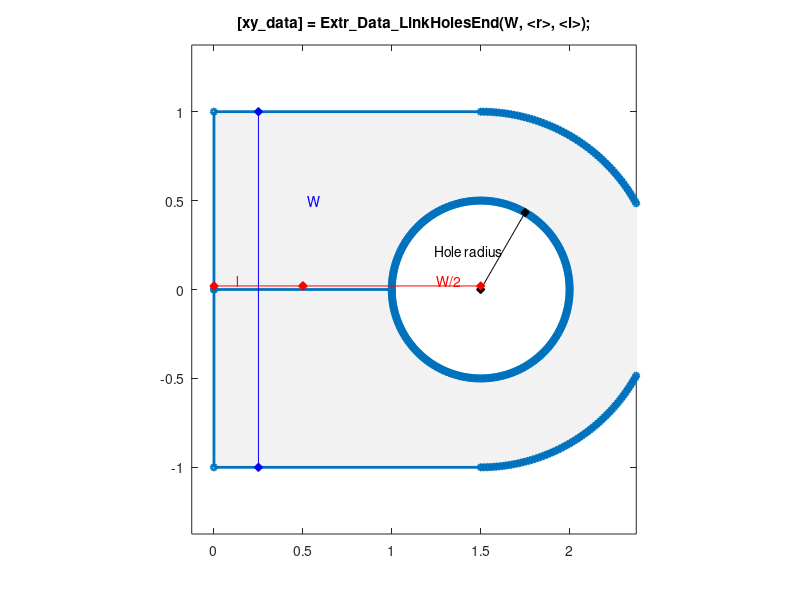

The MATLAB source for this figure:
function [xy_data] = Extr_Data_LinkEndHole(W, varargin)
%Extr_Data_LinkEndHole Produce extrusion data for a link end with a hole
%   [xy_data] = Extr_Data_LinkEndHole(W, r, <l>)
%   This function returns x-y data for a rounded link end with a hole.  The
%   link end length can be extended with parameter l.
%   You can specify:
%       Width       W
%       Hole radius r
%       Length      l
%
%   To see a plot showing parameter values, enter the name
%   of the function with no arguments
%   >> Extr_Data_LinkEndHole
%
%   To see a plot created with your parameter values,
%   add 'plot' as the final argument
%   >> Extr_Data_LinkEndHole(2,0.5,0.5, 'plot')
%
% Copyright 2014-2024 The MathWorks, Inc.

% Default data to show diagram
if (nargin == 0)
    W = 2;
    r = 0.5;
    l = 0.5;
end

% Check if plot should be produced
if (isempty(varargin))
    showplot = 'n';
end
if nargin==1
    l=0;
    r=0;
end
if nargin==2
    if ischar(varargin{1})   % PLOT REQUESTED
        r = 0;
        l = 0;
        showplot = varargin{1};
    else
        r = varargin{1};    % r SPECIFIED
        l = 0;
        showplot = 'n';
    end
end
if nargin==3
    if ischar(varargin{2})   % PLOT REQUESTED
        r = varargin{1};    % r SPECIFIED
        l = 0;
        showplot = varargin{2};
    else
        r = varargin{1};    % r SPECIFIED
        l = varargin{2};    % l SPECIFIED
        showplot = 'n';
    end
end

if nargin==4
    r = varargin{1};    % l SPECIFIED
    l = varargin{2};    % l SPECIFIED
    showplot= varargin{3};
end

% Rounded ends and outer boundary of member
theta = (-89:1:+90)' * pi/180; % CCW
linkend = repmat([W/2+l 0], length(theta), 1) + W/2 * [cos(theta), sin(theta)];
boundary = [0 0;0 -W/2; W/2+l -W/2; linkend; 0 W/2;0 0];

% Circular hole
theta = (180:-1:-180)' * pi/180; % CW
hole = repmat([W/2+l 0], length(theta), 1) + r * [cos(theta), sin(theta)];

if(r>0)
    xy_data = [boundary; hole];
else
    xy_data = [boundary];
end

% Plot diagram to show parameters and extrusion
if (nargin == 0 || strcmpi(showplot,'plot'))
    % Figure name
    figString = ['h1_' mfilename];
    % Only create a figure if no figure exists
    figExist = 0;
    fig_hExist = evalin('base',['exist(''' figString ''')']);
    if (fig_hExist)
        figExist = evalin('base',['ishandle(' figString ') && strcmp(get(' figString ', ''type''), ''figure'')']);
    end
    if ~figExist
        fig_h = figure('Name',figString);
        assignin('base',figString,fig_h);
    else
        fig_h = evalin('base',figString);
    end
    figure(fig_h)
    clf(fig_h)
    
    % Plot extrusion
    patch(xy_data(:,1),xy_data(:,2),[1 1 1]*0.95,'EdgeColor','none');
    hold on
    plot(xy_data(:,1),xy_data(:,2),'-','Marker','o','MarkerSize',4,'LineWidth',2);
    
    axis([-0.1 1.9 -1.1 1.1]*(W/2+l/2));
    axis('equal');
    
    % Show parameters
    plot([W/8 W/8],[-W/2 W/2],'b-d','MarkerFaceColor','b');
    text(W/3.8,W/4,'{\color{blue}W}');
    if(r>0)
        plot([W/2+l W/2+r*(cosd(60))+l],[0 r*sind(60)],'k-d','MarkerFaceColor','k');
        text(W/2+l+r*(cosd(60))/2,r*sind(60)/2,'Hole radius','HorizontalAlignment','right');
    end
    if(l>0)
        plot([0 l],[0.01 0.01]*W,'r-d','MarkerFaceColor','r');
        text(l/4,0.025*W,'{\color{red}l}');
    end
    plot([l l+W/2],[0.01 0.01]*W,'r-d','MarkerFaceColor','r');
    text(l+3*W/8,0.025*W,'{\color{red}W/2}');
    title('[xy\_data] = Extr\_Data\_LinkHolesEnd(W, <r>, <l>);');
    
    hold off
    box on
    clear xy_data
end


